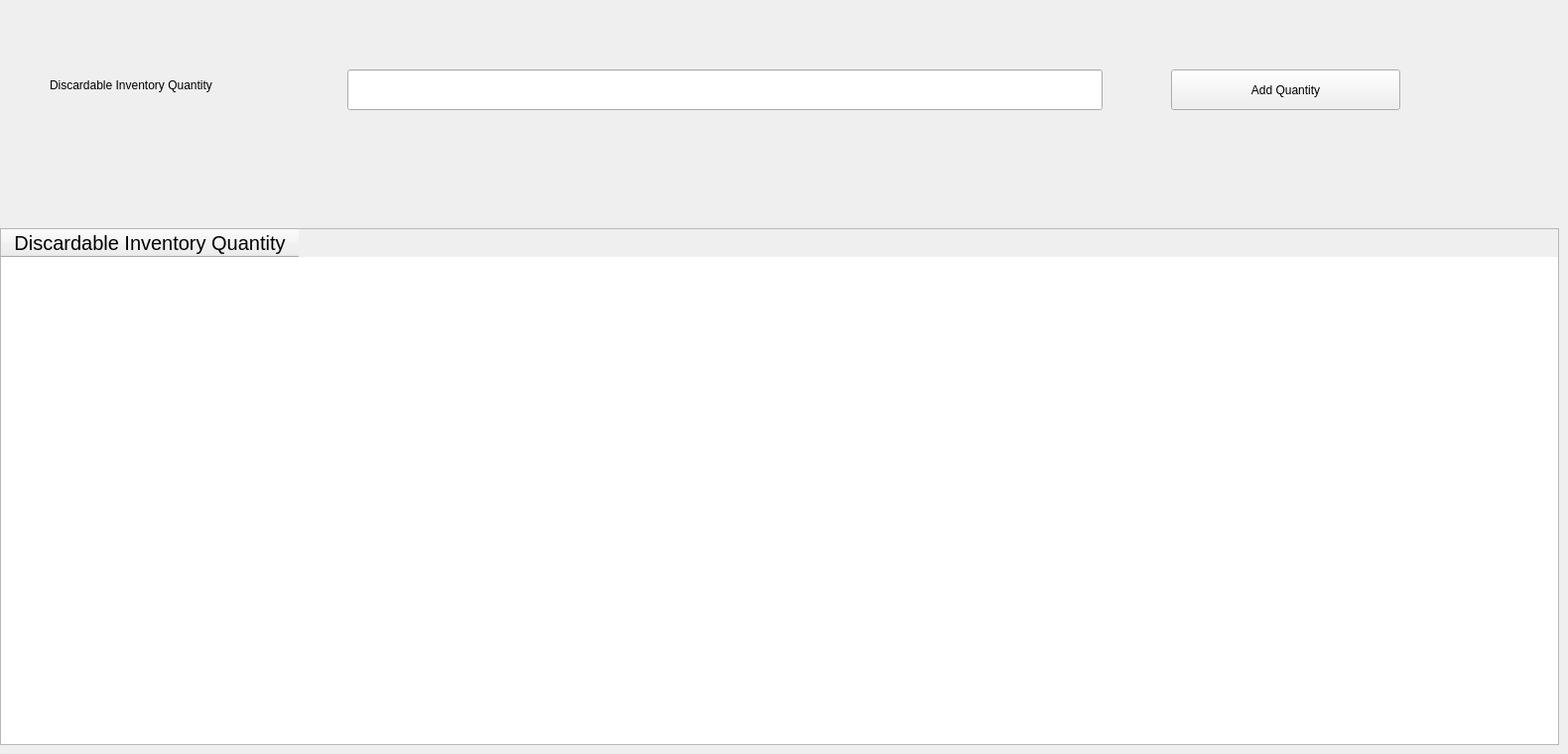
      <widget class="QWidget" name="tab_7">
       <attribute name="title">
        <string>Discardable</string>
       </attribute>
       <widget class="QLabel" name="label_28">
        <property name="geometry">
         <rect>
          <x>50</x>
          <y>70</y>
          <width>291</width>
          <height>31</height>
         </rect>
        </property>
        <property name="text">
         <string>Discardable Inventory Quantity </string>
        </property>
       </widget>
       <widget class="QLineEdit" name="lineEdit_27">
        <property name="geometry">
         <rect>
          <x>350</x>
          <y>70</y>
          <width>761</width>
          <height>41</height>
         </rect>
        </property>
       </widget>
       <widget class="QPushButton" name="pushButton_19">
        <property name="geometry">
         <rect>
          <x>1180</x>
          <y>70</y>
          <width>231</width>
          <height>41</height>
         </rect>
        </property>
        <property name="text">
         <string>Add Quantity</string>
        </property>
       </widget>
       <widget class="QTableWidget" name="tableWidget_2">
        <property name="geometry">
         <rect>
          <x>0</x>
          <y>230</y>
          <width>1571</width>
          <height>521</height>
         </rect>
        </property>
        <property name="font">
         <font>
          <pointsize>15</pointsize>
         </font>
        </property>
        <attribute name="horizontalHeaderDefaultSectionSize">
         <number>300</number>
        </attribute>
        <column>
         <property name="text">
          <string>Discardable Inventory Quantity</string>
         </property>
        </column>
       </widget>
      </widget>
